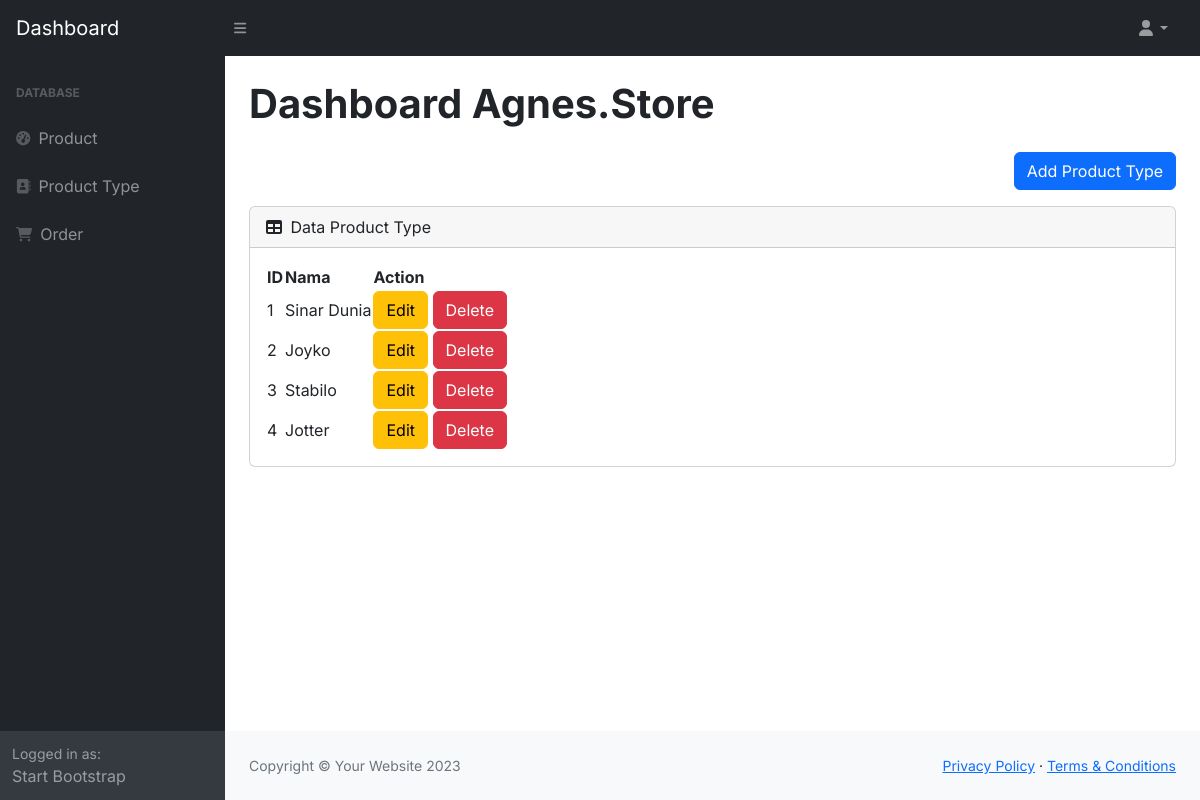
/dashboard/pages/jenis-produk/jenis-produk.php, run on the app's committed database.
### tables this page shows
CREATE TABLE `merk` (
  `id` int(11) NOT NULL,
  `merk` varchar(191) NOT NULL
);

### db.php (called while the page is built)
<?php
$conn = mysqli_connect("localhost", "root", "", "db_toko_alat_tulis");
function query($query)
{
    global $conn;
    $result = mysqli_query($conn, $query);
    $rows = [];
    while ($row = mysqli_fetch_assoc($result)) {
        $rows[] = $row;
    }
    return $rows;
};

### dashboard/pages/jenis-produk/jenis-produk.php (the view)
<?php
require_once "../../layout/header.php";
$merk = query("SELECT * FROM merk");
?>
<div class="d-flex justify-content-end mb-3">
    <a href="add-jenis-produk.php" class="btn btn-primary">Add Product Type</a>
</div>
<div class="card mb-4">
    <div class="card-header">
        <i class="fas fa-table me-1"></i>
        Data Product Type
    </div>
    <div class="card-body">
        <table id="datatablesSimple">
            <thead>
                <tr>
                    <th>ID</th>
                    <th>Nama</th>
                    <th>Action</th>
                </tr>
            </thead>
            <tbody>
                <?php foreach ($merk as $jp) : ?>
                    <tr>
                        <td><?= $jp["id"]; ?></td>
                        <td><?= $jp["merk"]; ?></td>
                        <td>
                            <a href="edit-jenis-produk.php?id=<?= $jp['id']; ?>" class="btn btn-warning">Edit</a>
                            <a href="delete-jenis-produk.php?id=<?= $jp['id']; ?>" class="btn btn-danger" onclick="return confirm('Yakin?')">Delete</a>
                        </td>
                    </tr>
                <?php endforeach; ?>
            </tbody>
        </table>
    </div>
</div>
</div>
</main>
<?php require_once "../../layout/footer.php" ?>

### data on the page
merk: id "1", merk "Sinar Dunia"
merk: id "2", merk "Joyko"
merk: id "3", merk "Stabilo"
merk: id "4", merk "Jotter"
